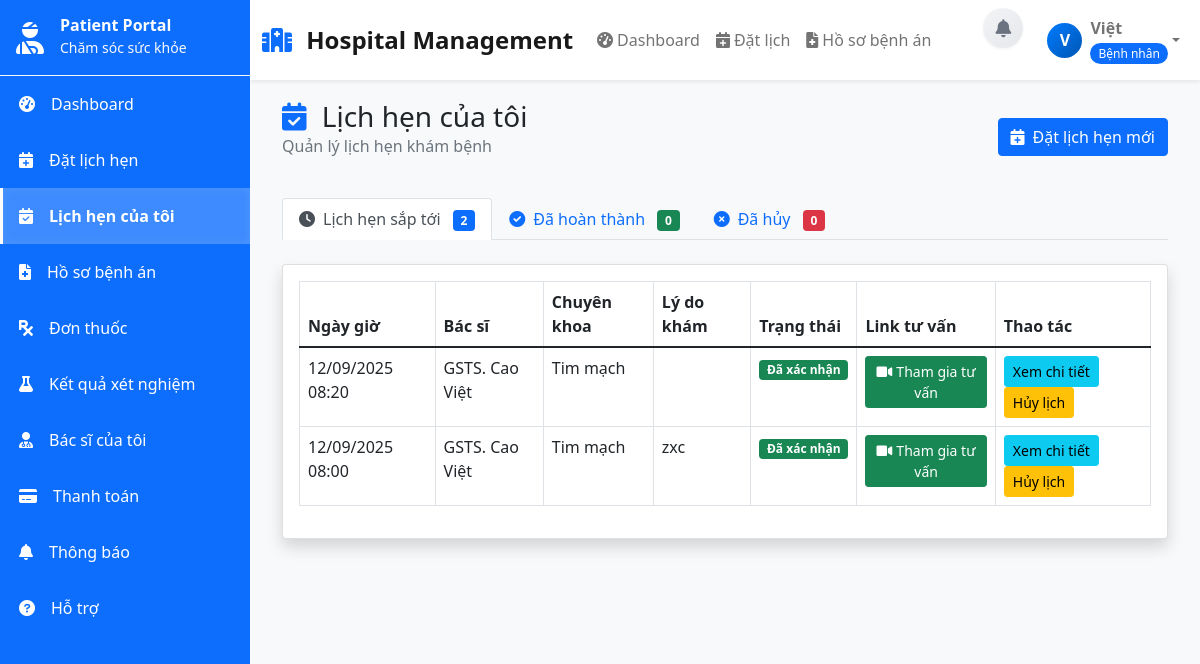
The page /patient_appointments (signed in) on the database as committed earlier.
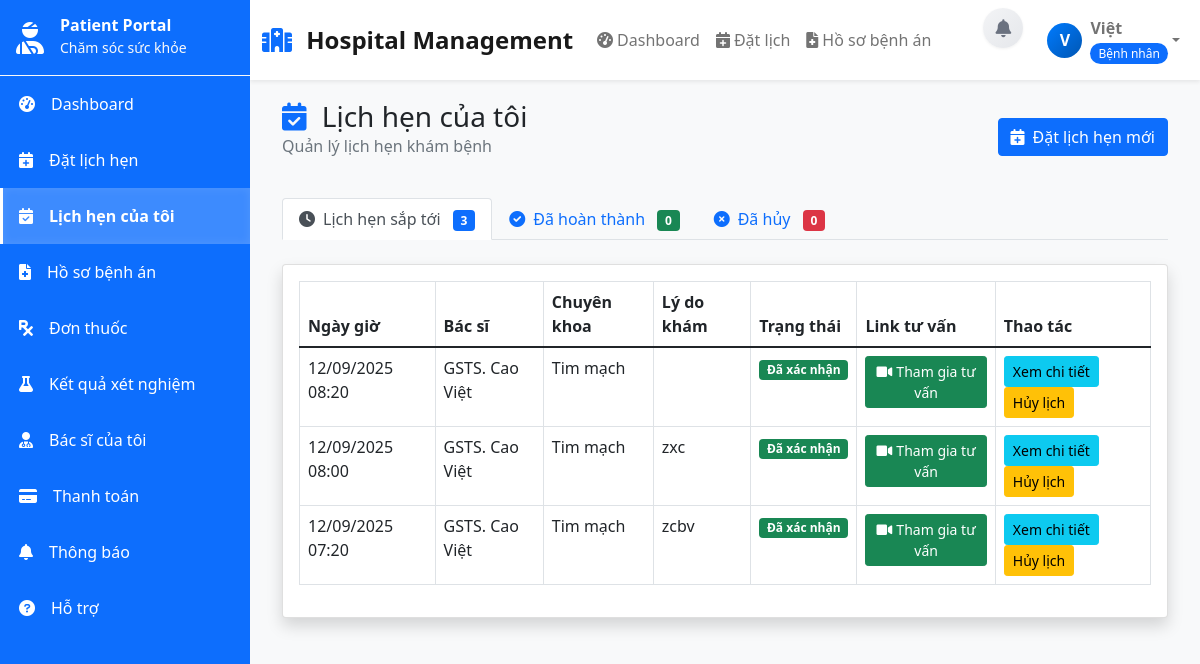
The same page on the database as committed later.
### tables this page shows
CREATE TABLE `lich_hen` (
  `id` int(11) NOT NULL,
  `benh_nhan_id` int(11) NOT NULL,
  `bac_si_id` int(11) NOT NULL,
  `ngay_hen` date NOT NULL,
  `gio_hen` time NOT NULL,
  `ly_do` text DEFAULT NULL,
  `loai_lich` enum('Tư vấn','Trực tiếp','Tại nhà') NOT NULL DEFAULT 'Trực tiếp',
  `dia_chi_kham` varchar(255) DEFAULT NULL,
  `link_tu_van` varchar(255) DEFAULT NULL,
  `trang_thai` enum('Chờ xác nhận','Đã xác nhận','Đang khám','Hoàn thành','Đã khám xong','hủy') DEFAULT 'Chờ xác nhận',
  `ghi_chu` text DEFAULT NULL,
  `ngay_tao` timestamp NOT NULL DEFAULT current_timestamp(),
  `ngay_cap_nhat` timestamp NOT NULL DEFAULT current_timestamp() ON UPDATE current_timestamp()
);

CREATE TABLE `bac_si` (
  `id` int(11) NOT NULL,
  `ten` varchar(255) NOT NULL,
  `email` varchar(255) NOT NULL,
  `mat_khau` varchar(255) NOT NULL,
  `so_dien_thoai` varchar(20) DEFAULT NULL,
  `chuyen_khoa` varchar(100) DEFAULT NULL,
  `so_giay_phep` varchar(50) DEFAULT NULL,
  `so_nam_kinh_nghiem` int(11) DEFAULT 0,
  `ngay_tao` timestamp NOT NULL DEFAULT current_timestamp(),
  `ngay_cap_nhat` timestamp NOT NULL DEFAULT current_timestamp() ON UPDATE current_timestamp(),
  `hinh_anh` varchar(255) DEFAULT NULL
);

### Controllers/AppointmentController.php (called while the page is built, shortened)
<?php
require_once 'Models/Appointment.php';
class AppointmentController
{
    private $appointmentModel;
    public function __construct()
    {
        $this->appointmentModel = new Appointment();
    }
    public function patientAppointments()
    {
        $patientId = $_SESSION['user_id'];
        $allAppointments = $this->appointmentModel->getByPatientId($patientId) ?: [];
        $upcomingAppointments = [];
        foreach ($allAppointments as $appointment) {
            switch ($appointment['trang_thai']) {
                case 'Chờ xác nhận':
                case 'Đã xác nhận':
                    $upcomingAppointments[] = $appointment;
                    break;
            }
        }
        include 'Views/patient/appointments.php';
    }
}

### config/database.php (called while the page is built, shortened)
<?php
class Database
{
    private $host;
    private $db_name;
    private $username;
    private $password;
    public function __construct()
    {
        $this->host = $_ENV['DB_HOST'] ?? getenv('DB_HOST') ?? 'localhost';
        $this->db_name = $_ENV['DB_NAME'] ?? getenv('DB_NAME') ?? 'hospital_management';
        $this->username = $_ENV['DB_USER'] ?? getenv('DB_USER') ?? 'root';
        $this->password = $_ENV['DB_PASS'] ?? getenv('DB_PASS') ?? '';
    }
    private function loadEnvFile()
    {
        $envFile = __DIR__ . '/../.env';
    }
    public function getConnection()
    {
        $this->conn = null;
        try {
            $this->conn = new PDO("mysql:host=" . $this->host . ";dbname=" . $this->db_name, $this->username, $this->password);
            $this->conn->exec("set names utf8");
            $this->conn->setAttribute(PDO::ATTR_ERRMODE, PDO::ERRMODE_EXCEPTION);
        } catch (PDOException $exception) {
            error_log("Database connection error: " . $exception->getMessage());
            echo "Database connection failed. Please try again later.";
        }
        return $this->conn;
    }
}

### Models/User.php (called while the page is built, shortened)
<?php
require_once 'config/database.php';
class User
{
    protected $conn;
    public function __construct()
    {
        $database = new Database();
        $this->conn = $database->getConnection();
    }
    public function getConnection()
    {
        return $this->conn;
    }
}

### Models/Appointment.php (called while the page is built, shortened)
<?php
require_once 'config/database.php';
require_once 'Models/User.php';
class Appointment extends User
{
    public function getByPatientId($patientId)
    {
        try {
            $sql = "SELECT
                lh.id,
                lh.ngay_hen,
                lh.gio_hen,
                lh.ly_do,
                lh.trang_thai,
                lh.ghi_chu,
                lh.loai_lich,
                lh.dia_chi_kham,
                lh.link_tu_van,
                lh.ngay_tao,
                lh.ngay_cap_nhat,
                bs.ten as ten_bac_si,
                bs.chuyen_khoa,
                bs.hinh_anh as avatar_bac_si,
                bs.so_nam_kinh_nghiem,
                bn.ten as ten_benh_nhan,
                bn.so_dien_thoai,
                bn.gioi_tinh
            FROM lich_hen lh
            JOIN bac_si bs ON lh.bac_si_id = bs.id
            JOIN benh_nhan bn ON lh.benh_nhan_id = bn.id
            WHERE bn.id = :patient_id
            ORDER BY lh.ngay_hen DESC, lh.gio_hen DESC";
            $stmt = $this->getConnection()->prepare($sql);
            $stmt->execute([':patient_id' => $patientId]);
            $result = $stmt->fetchAll(PDO::FETCH_ASSOC);
            return $result;
        } catch (PDOException $e) {
            error_log("Appointment getByPatientId error: " . $e->getMessage());
            return [];
        }
    }
}

### Views/patient/appointments.php (the view, shortened to what the rows shown need)
<?php
$upcomingAppointments = $upcomingAppointments ?? [];
function formatDateTime($date, $time)
{
    $dateTime = $date . ' ' . $time;
    return date('d/m/Y H:i', strtotime($dateTime));
}
function getStatusBadgeClass($status)
{
    switch ($status) {
        case 'Đã xác nhận':
            return 'bg-success';
    }
}
function getStatusText($status)
{
    switch ($status) {
        case 'Đã xác nhận':
            return 'Đã xác nhận';
    }
}
?>
<div class="container-fluid">
    <div class="d-flex justify-content-between align-items-center mb-4">
        <div>
            <h1 class="h3 mb-0 text-gray-800">
                <i class="fas fa-calendar-check text-primary me-2"></i>
                Lịch hẹn của tôi
            </h1>
        </div>
    </div>
    <div class="tab-content" id="appointmentTabContent">
        <div class="tab-pane fade show active" id="upcoming" role="tabpanel">
            <div class="card shadow">
                <div class="card-body">
                    <div class="table-responsive">
                        <table class="table table-bordered" width="100%" cellspacing="0">
                            <thead>
                                <tr>
                                    <th>Ngày giờ</th>
                                    <th>Bác sĩ</th>
                                    <th>Chuyên khoa</th>
                                    <th>Lý do khám</th>
                                    <th>Trạng thái</th>
                                    <th>Link tư vấn</th>
                                    <th>Thao tác</th>
                                </tr>
                            </thead>
                            <tbody>
                                <?php if (empty($upcomingAppointments)): ?>
                                <tr>
                                    <td colspan="6" class="text-center text-muted py-4">
                                        <i class="fas fa-calendar-times fa-2x mb-2"></i><br>
                                        Chưa có lịch hẹn sắp tới
                                    </td>
                                </tr>
                                <?php else: ?>
                                <?php foreach ($upcomingAppointments as $appointment): ?>
                                <tr>
                                    <td><?php echo formatDateTime($appointment['ngay_hen'], $appointment['gio_hen']); ?>
                                    </td>
                                    <td><?php echo htmlspecialchars($appointment['ten_bac_si'] ?? 'N/A'); ?></td>
                                    <td><?php echo htmlspecialchars($appointment['chuyen_khoa'] ?? 'N/A'); ?></td>
                                    <td><?php echo htmlspecialchars($appointment['ly_do'] ?? 'Không có'); ?></td>
                                    <td><span
                                            class="badge <?php echo getStatusBadgeClass($appointment['trang_thai']); ?>"><?php echo getStatusText($appointment['trang_thai']); ?></span>
                                    </td>
                                    <td>
                                        <?php if (!empty($appointment['link_tu_van'])): ?>
                                        <a href="<?php echo htmlspecialchars($appointment['link_tu_van']); ?>"
                                            target="_blank" class="btn btn-sm btn-success">
                                            <i class="fas fa-video me-1"></i>Tham gia tư vấn
                                        </a>
                                        <?php else: ?>
                                        <span class="text-muted">Không có</span>
                                        <?php endif; ?>
                                    </td>
                                    <td>
                                        <button class="btn btn-sm btn-info"
                                            onclick="viewAppointmentDetails(<?php echo $appointment['id']; ?>)">Xem chi
                                            tiết</button>
                                        <?php if (in_array($appointment['trang_thai'], ['Chờ xác nhận', 'Đã xác nhận'])): ?>
                                        <button class="btn btn-sm btn-warning"
                                            onclick="cancelAppointment(<?php echo $appointment['id']; ?>)">Hủy
                                            lịch</button>
                                        <?php endif; ?>
                                    </td>
                                </tr>
                                <?php endforeach; ?>
                                <?php endif; ?>
                            </tbody>
                        </table>
                    </div>
                </div>
            </div>
        </div>
    </div>
</div>

Rows that differ between the two databases and show on the page:
added lich_hen: ngay_hen+gio_hen "12/09/2025 07:20", bac_si.ten "GSTS. Cao Việt", bac_si.chuyen_khoa "Tim mạch", ly_do "zcbv", trang_thai "Đã xác nhận"
Other text that changed with them:
count($upcomingAppointments): "2" → "3"
